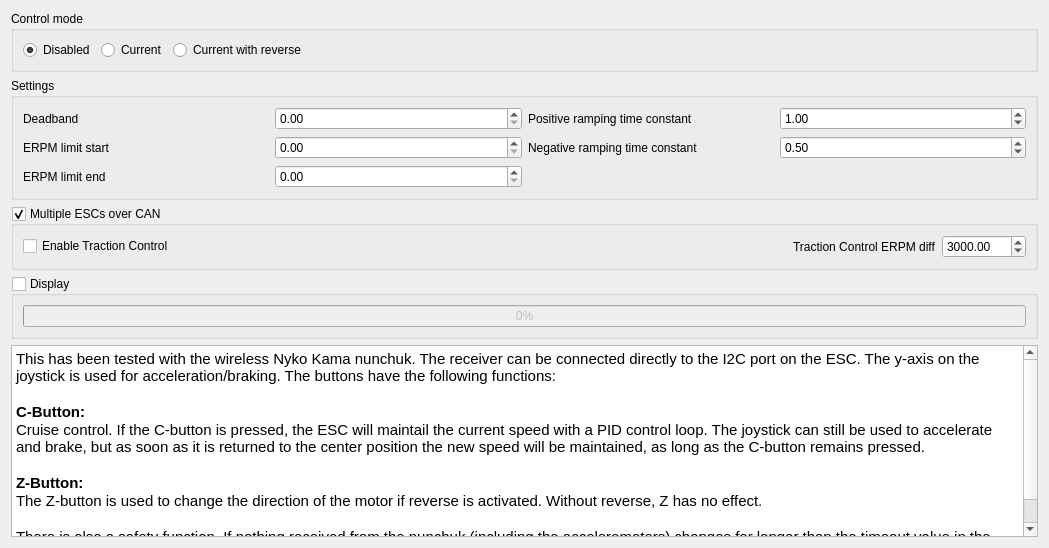
            <widget class="QWidget" name="tab_21">
             <attribute name="title">
              <string>Nunchuk</string>
             </attribute>
             <layout class="QVBoxLayout" name="verticalLayout_32">
              <item>
               <widget class="QGroupBox" name="groupBox_24">
                <property name="title">
                 <string>Control mode</string>
                </property>
                <layout class="QHBoxLayout" name="horizontalLayout_31">
                 <item>
                  <layout class="QHBoxLayout" name="horizontalLayout_35">
                   <item>
                    <widget class="QRadioButton" name="appconfChukDisabledButton">
                     <property name="text">
                      <string>Disabled</string>
                     </property>
                     <property name="checked">
                      <bool>true</bool>
                     </property>
                    </widget>
                   </item>
                   <item>
                    <widget class="QRadioButton" name="appconfChukCurrentNorevButton">
                     <property name="text">
                      <string>Current</string>
                     </property>
                    </widget>
                   </item>
                   <item>
                    <widget class="QRadioButton" name="appconfChukCurrentButton">
                     <property name="text">
                      <string>Current with reverse</string>
                     </property>
                    </widget>
                   </item>
                  </layout>
                 </item>
                 <item>
                  <spacer name="horizontalSpacer_11">
                   <property name="orientation">
                    <enum>Qt::Horizontal</enum>
                   </property>
                   <property name="sizeHint" stdset="0">
                    <size>
                     <width>720</width>
                     <height>20</height>
                    </size>
                   </property>
                  </spacer>
                 </item>
                </layout>
               </widget>
              </item>
              <item>
               <widget class="QGroupBox" name="groupBox_25">
                <property name="sizePolicy">
                 <sizepolicy hsizetype="Preferred" vsizetype="Fixed">
                  <horstretch>0</horstretch>
                  <verstretch>0</verstretch>
                 </sizepolicy>
                </property>
                <property name="title">
                 <string>Settings</string>
                </property>
                <layout class="QGridLayout" name="gridLayout_21">
                 <item row="0" column="0">
                  <widget class="QLabel" name="label_54">
                   <property name="text">
                    <string>Deadband</string>
                   </property>
                  </widget>
                 </item>
                 <item row="0" column="1">
                  <widget class="QDoubleSpinBox" name="appconfChukHystBox">
                   <property name="maximum">
                    <double>1.000000000000000</double>
                   </property>
                   <property name="singleStep">
                    <double>0.050000000000000</double>
                   </property>
                  </widget>
                 </item>
                 <item row="0" column="2">
                  <widget class="QLabel" name="label_63">
                   <property name="text">
                    <string>Positive ramping time constant</string>
                   </property>
                  </widget>
                 </item>
                 <item row="0" column="3">
                  <widget class="QDoubleSpinBox" name="appconfChukRampTimePosBox">
                   <property name="singleStep">
                    <double>0.100000000000000</double>
                   </property>
                   <property name="value">
                    <double>1.000000000000000</double>
                   </property>
                  </widget>
                 </item>
                 <item row="1" column="0">
                  <widget class="QLabel" name="label_56">
                   <property name="text">
                    <string>ERPM limit start</string>
                   </property>
                  </widget>
                 </item>
                 <item row="1" column="1">
                  <widget class="QDoubleSpinBox" name="appconfChukRpmLimStartBox">
                   <property name="maximum">
                    <double>200000.000000000000000</double>
                   </property>
                   <property name="singleStep">
                    <double>100.000000000000000</double>
                   </property>
                  </widget>
                 </item>
                 <item row="1" column="2">
                  <widget class="QLabel" name="label_64">
                   <property name="text">
                    <string>Negative ramping time constant</string>
                   </property>
                  </widget>
                 </item>
                 <item row="1" column="3">
                  <widget class="QDoubleSpinBox" name="appconfChukRampTimeNegBox">
                   <property name="singleStep">
                    <double>0.100000000000000</double>
                   </property>
                   <property name="value">
                    <double>0.500000000000000</double>
                   </property>
                  </widget>
                 </item>
                 <item row="2" column="0">
                  <widget class="QLabel" name="label_55">
                   <property name="text">
                    <string>ERPM limit end</string>
                   </property>
                  </widget>
                 </item>
                 <item row="2" column="1">
                  <widget class="QDoubleSpinBox" name="appconfChukRpmLimEndBox">
                   <property name="maximum">
                    <double>200000.000000000000000</double>
                   </property>
                   <property name="singleStep">
                    <double>100.000000000000000</double>
                   </property>
                  </widget>
                 </item>
                </layout>
                <zorder>label_56</zorder>
                <zorder>appconfChukRpmLimStartBox</zorder>
                <zorder>label_54</zorder>
                <zorder>appconfChukHystBox</zorder>
                <zorder>label_55</zorder>
                <zorder>appconfChukRpmLimEndBox</zorder>
                <zorder>label_63</zorder>
                <zorder>appconfChukRampTimePosBox</zorder>
                <zorder>label_64</zorder>
                <zorder>appconfChukRampTimeNegBox</zorder>
               </widget>
              </item>
              <item>
               <widget class="QGroupBox" name="appconfChukMultiGroup">
                <property name="title">
                 <string>Multiple ESCs over CAN</string>
                </property>
                <property name="checkable">
                 <bool>true</bool>
                </property>
                <layout class="QHBoxLayout" name="horizontalLayout_36">
                 <item>
                  <widget class="QCheckBox" name="appconfChukTcBox">
                   <property name="text">
                    <string>Enable Traction Control</string>
                   </property>
                   <property name="checked">
                    <bool>false</bool>
                   </property>
                  </widget>
                 </item>
                 <item>
                  <spacer name="horizontalSpacer_13">
                   <property name="orientation">
                    <enum>Qt::Horizontal</enum>
                   </property>
                   <property name="sizeHint" stdset="0">
                    <size>
                     <width>40</width>
                     <height>20</height>
                    </size>
                   </property>
                  </spacer>
                 </item>
                 <item>
                  <widget class="QLabel" name="label_66">
                   <property name="text">
                    <string>Traction Control ERPM diff</string>
                   </property>
                  </widget>
                 </item>
                 <item>
                  <widget class="QDoubleSpinBox" name="appconfChukTcErpmBox">
                   <property name="maximum">
                    <double>100000.000000000000000</double>
                   </property>
                   <property name="value">
                    <double>3000.000000000000000</double>
                   </property>
                  </widget>
                 </item>
                </layout>
               </widget>
              </item>
              <item>
               <widget class="QGroupBox" name="appconfUpdateChukBox">
                <property name="title">
                 <string>Display</string>
                </property>
                <property name="checkable">
                 <bool>true</bool>
                </property>
                <property name="checked">
                 <bool>false</bool>
                </property>
                <layout class="QHBoxLayout" name="horizontalLayout_32">
                 <item>
                  <widget class="QProgressBar" name="appconfDecodedChukBar">
                   <property name="minimum">
                    <number>0</number>
                   </property>
                   <property name="maximum">
                    <number>1000</number>
                   </property>
                   <property name="value">
                    <number>0</number>
                   </property>
                   <property name="format">
                    <string>%p%</string>
                   </property>
                  </widget>
                 </item>
                </layout>
               </widget>
              </item>
              <item>
               <widget class="QTextBrowser" name="textBrowser">
                <property name="html">
                 <string>&lt;!DOCTYPE HTML PUBLIC &quot;-//W3C//DTD HTML 4.0//EN&quot; &quot;http://www.w3.org/TR/REC-html40/strict.dtd&quot;&gt;
&lt;html&gt;&lt;head&gt;&lt;meta name=&quot;qrichtext&quot; content=&quot;1&quot; /&gt;&lt;style type=&quot;text/css&quot;&gt;
p, li { white-space: pre-wrap; }
&lt;/style&gt;&lt;/head&gt;&lt;body style=&quot; font-family:'Ubuntu'; font-size:11pt; font-weight:400; font-style:normal;&quot;&gt;
&lt;p style=&quot; margin-top:0px; margin-bottom:0px; margin-left:0px; margin-right:0px; -qt-block-indent:0; text-indent:0px;&quot;&gt;This has been tested with the wireless Nyko Kama nunchuk. The receiver can be connected directly to the I2C port on the ESC. The y-axis on the joystick is used for acceleration/braking. The buttons have the following functions:&lt;/p&gt;
&lt;p style=&quot;-qt-paragraph-type:empty; margin-top:0px; margin-bottom:0px; margin-left:0px; margin-right:0px; -qt-block-indent:0; text-indent:0px;&quot;&gt;&lt;br /&gt;&lt;/p&gt;
&lt;p style=&quot; margin-top:0px; margin-bottom:0px; margin-left:0px; margin-right:0px; -qt-block-indent:0; text-indent:0px;&quot;&gt;&lt;span style=&quot; font-weight:600;&quot;&gt;C-Button:&lt;/span&gt;&lt;/p&gt;
&lt;p style=&quot; margin-top:0px; margin-bottom:0px; margin-left:0px; margin-right:0px; -qt-block-indent:0; text-indent:0px;&quot;&gt;Cruise control. If the C-button is pressed, the ESC will maintail the current speed with a PID control loop. The joystick can still be used to accelerate and brake, but as soon as it is returned to the center position the new speed will be maintained, as long as the C-button remains pressed.&lt;/p&gt;
&lt;p style=&quot;-qt-paragraph-type:empty; margin-top:0px; margin-bottom:0px; margin-left:0px; margin-right:0px; -qt-block-indent:0; text-indent:0px;&quot;&gt;&lt;br /&gt;&lt;/p&gt;
&lt;p style=&quot; margin-top:0px; margin-bottom:0px; margin-left:0px; margin-right:0px; -qt-block-indent:0; text-indent:0px;&quot;&gt;&lt;span style=&quot; font-weight:600;&quot;&gt;Z-Button:&lt;/span&gt;&lt;/p&gt;
&lt;p style=&quot; margin-top:0px; margin-bottom:0px; margin-left:0px; margin-right:0px; -qt-block-indent:0; text-indent:0px;&quot;&gt;The Z-button is used to change the direction of the motor if reverse is activated. Without reverse, Z has no effect.&lt;/p&gt;
&lt;p style=&quot;-qt-paragraph-type:empty; margin-top:0px; margin-bottom:0px; margin-left:0px; margin-right:0px; -qt-block-indent:0; text-indent:0px;&quot;&gt;&lt;br /&gt;&lt;/p&gt;
&lt;p style=&quot; margin-top:0px; margin-bottom:0px; margin-left:0px; margin-right:0px; -qt-block-indent:0; text-indent:0px;&quot;&gt;There is also a safety function. If nothing received from the nunchuk (including the accelerometers) changes for longer than the timeout value in the &lt;span style=&quot; font-style:italic;&quot;&gt;General&lt;/span&gt; tab, the timeout function will be activated and either release the motor or brake with the current specified next to the timeout value.&lt;/p&gt;&lt;/body&gt;&lt;/html&gt;</string>
                </property>
               </widget>
              </item>
             </layout>
            </widget>
